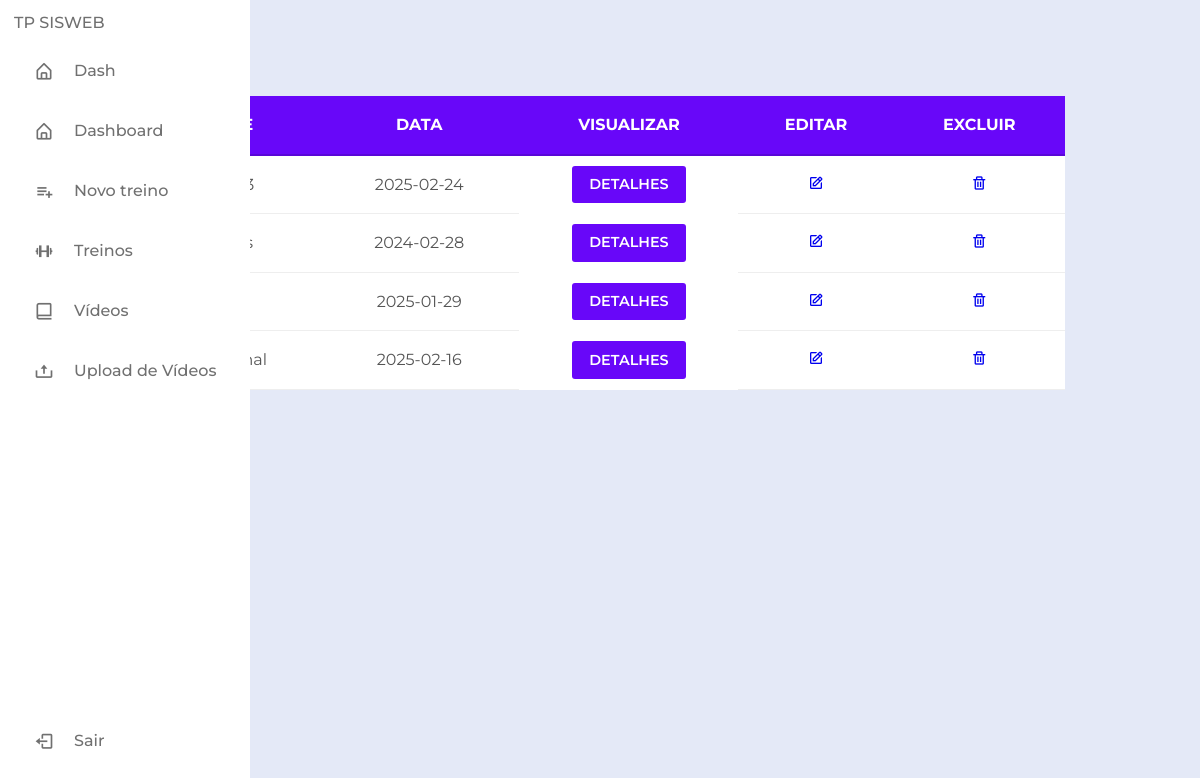
The page /listaDeTreinos (signed in) on the database as committed earlier.
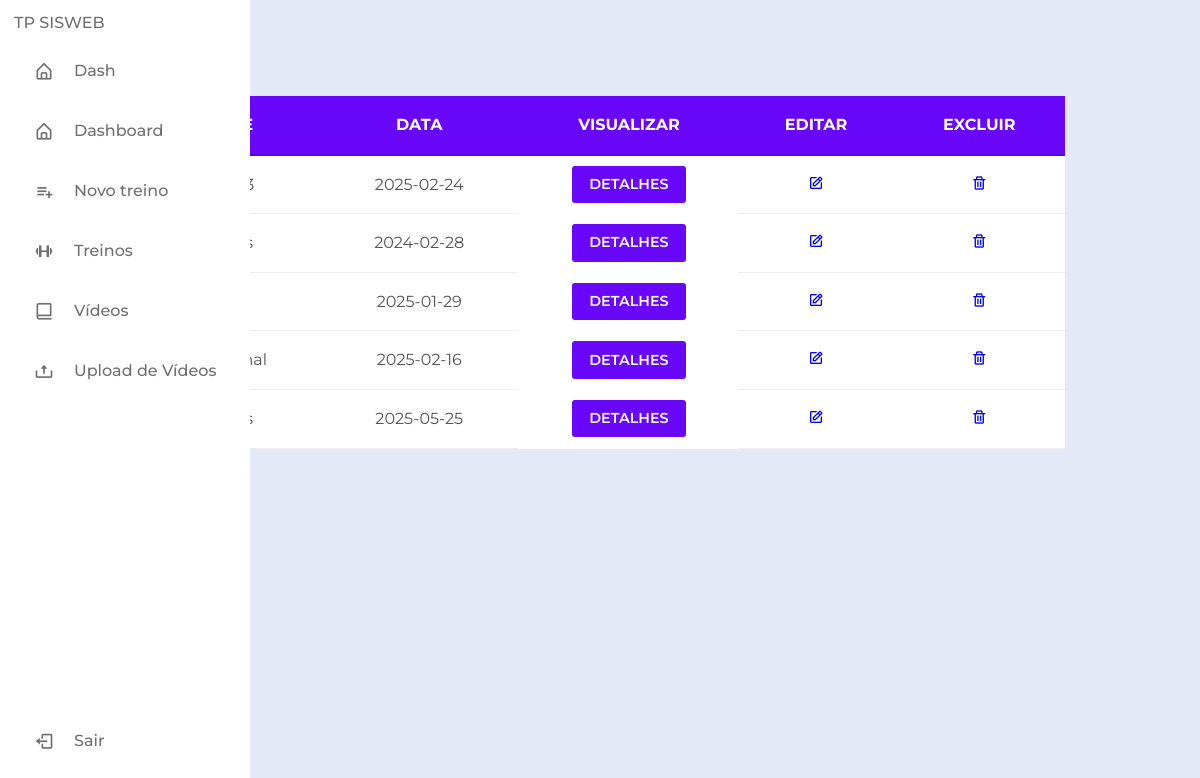
The same page on the database as committed later.
### classes.py (models this page shows, shortened)
class Treino(db.Model):
    __tablename__ = 'treino'
    _id = db.Column(db.Integer, primary_key=True, autoincrement=True)
    nome = db.Column(db.String)
    data = db.Column(db.Date)
    conta_id = mapped_column(ForeignKey("conta.id"))
    conta = relationship("Conta", back_populates="treino")
    atividade = relationship("Atividade", back_populates="treino")

### app.py (the view)
@app.route("/listaDeTreinos")
@login_required
def listaDeTreinos():
    treinos = Treino.query.filter_by(conta_id=current_user.id)
    return render_template("treino/lista.html", treinos = treinos)

### classes.py (called while the page is built)
@login_manager.user_loader
def load_user(user):
    return Conta.query.get(int(user))

### templates/treino/lista.html (shortened to what this page needs)
<!DOCTYPE html>
<html lang="en">
<head>
    <link rel="stylesheet" href="https://cdnjs.cloudflare.com/ajax/libs/font-awesome/6.7.2/css/all.min.css">
    <link rel="stylesheet"  href="{{ url_for('static', filename='styleTab.css')}}">
    <link href='https://unpkg.com/boxicons@2.1.4/css/boxicons.min.css' rel='stylesheet'>
</head>
<div>
    {% include 'sidebar.html' %}
</div>
<body>
	<section class="ftco-section">
		<div class="container">
			<div class="row">
				<div class="col-md-12">
					<div class="table-wrap">
						<table class="table">
					    <thead class="thead-primary">
					      <tr>
					        <th>Nome</th>
					        <th>Data</th>
					        <th>Visualizar</th>
                            <th>Editar</th>
					        <th>Excluir</th>
					      </tr>
					    </thead>
					    <tbody>
                            {% for treino in treinos%}
                            <tr>
                                <td scope="row" class="scope" >{{treino.nome}}</td>
                                <td scope="row" class="scope">{{treino.data }}</td>
                                <th><a href="/listarTreino/{{treino._id}}" class="btn btn-primary">Detalhes</a></td>
                                <td><a href="/atualizarTreino/{{treino._id}}"><i class='bx bx-edit icon'></i></a></td>
                                <td><a href="/excluirTreino/{{treino._id}}"><i class='bx bx-trash icon'></i></a></td>
                            </tr>
                            {%endfor%}
					    </tbody>
					  </table>
					</div>
				</div>
			</div>
		</div>
	</section>
</body>
</html>

Rows that differ between the two databases and show on the page:
added Treino: data "2025-05-25"
